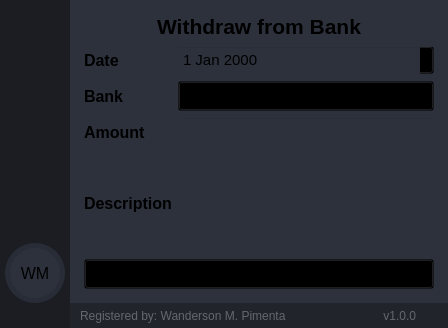
        <widget class="QFrame" name="frame_center">
         <property name="sizePolicy">
          <sizepolicy hsizetype="Expanding" vsizetype="Expanding">
           <horstretch>0</horstretch>
           <verstretch>0</verstretch>
          </sizepolicy>
         </property>
         <property name="styleSheet">
          <string notr="true">background-color: rgb(40, 44, 52);</string>
         </property>
         <property name="frameShape">
          <enum>QFrame::NoFrame</enum>
         </property>
         <property name="frameShadow">
          <enum>QFrame::Raised</enum>
         </property>
         <layout class="QHBoxLayout" name="horizontalLayout_2">
          <property name="spacing">
           <number>0</number>
          </property>
          <property name="leftMargin">
           <number>0</number>
          </property>
          <property name="topMargin">
           <number>0</number>
          </property>
          <property name="rightMargin">
           <number>0</number>
          </property>
          <property name="bottomMargin">
           <number>0</number>
          </property>
          <item>
           <widget class="QFrame" name="frame_left_menu">
            <property name="sizePolicy">
             <sizepolicy hsizetype="Preferred" vsizetype="Preferred">
              <horstretch>0</horstretch>
              <verstretch>0</verstretch>
             </sizepolicy>
            </property>
            <property name="minimumSize">
             <size>
              <width>70</width>
              <height>0</height>
             </size>
            </property>
            <property name="maximumSize">
             <size>
              <width>70</width>
              <height>16777215</height>
             </size>
            </property>
            <property name="layoutDirection">
             <enum>Qt::LeftToRight</enum>
            </property>
            <property name="styleSheet">
             <string notr="true">background-color: rgb(27, 29, 35);</string>
            </property>
            <property name="frameShape">
             <enum>QFrame::NoFrame</enum>
            </property>
            <property name="frameShadow">
             <enum>QFrame::Raised</enum>
            </property>
            <layout class="QVBoxLayout" name="verticalLayout_5">
             <property name="spacing">
              <number>1</number>
             </property>
             <property name="leftMargin">
              <number>0</number>
             </property>
             <property name="topMargin">
              <number>0</number>
             </property>
             <property name="rightMargin">
              <number>0</number>
             </property>
             <property name="bottomMargin">
              <number>0</number>
             </property>
             <item alignment="Qt::AlignTop">
              <widget class="QFrame" name="frame_menus">
               <property name="frameShape">
                <enum>QFrame::NoFrame</enum>
               </property>
               <property name="frameShadow">
                <enum>QFrame::Raised</enum>
               </property>
               <layout class="QVBoxLayout" name="layout_menus">
                <property name="spacing">
                 <number>0</number>
                </property>
                <property name="leftMargin">
                 <number>0</number>
                </property>
                <property name="topMargin">
                 <number>0</number>
                </property>
                <property name="rightMargin">
                 <number>0</number>
                </property>
                <property name="bottomMargin">
                 <number>0</number>
                </property>
               </layout>
              </widget>
             </item>
             <item alignment="Qt::AlignBottom">
              <widget class="QFrame" name="frame_extra_menus">
               <property name="sizePolicy">
                <sizepolicy hsizetype="Preferred" vsizetype="Preferred">
                 <horstretch>0</horstretch>
                 <verstretch>0</verstretch>
                </sizepolicy>
               </property>
               <property name="frameShape">
                <enum>QFrame::NoFrame</enum>
               </property>
               <property name="frameShadow">
                <enum>QFrame::Raised</enum>
               </property>
               <layout class="QVBoxLayout" name="layout_menu_bottom">
                <property name="spacing">
                 <number>10</number>
                </property>
                <property name="leftMargin">
                 <number>0</number>
                </property>
                <property name="topMargin">
                 <number>0</number>
                </property>
                <property name="rightMargin">
                 <number>0</number>
                </property>
                <property name="bottomMargin">
                 <number>25</number>
                </property>
                <item alignment="Qt::AlignHCenter">
                 <widget class="QLabel" name="label_user_icon">
                  <property name="sizePolicy">
                   <sizepolicy hsizetype="Maximum" vsizetype="Maximum">
                    <horstretch>0</horstretch>
                    <verstretch>0</verstretch>
                   </sizepolicy>
                  </property>
                  <property name="minimumSize">
                   <size>
                    <width>60</width>
                    <height>60</height>
                   </size>
                  </property>
                  <property name="maximumSize">
                   <size>
                    <width>60</width>
                    <height>60</height>
                   </size>
                  </property>
                  <property name="font">
                   <font>
                    <family>Segoe UI</family>
                    <pointsize>12</pointsize>
                   </font>
                  </property>
                  <property name="styleSheet">
                   <string notr="true">QLabel {
	border-radius: 30px;
	background-color: rgb(44, 49, 60);
	border: 5px solid rgb(39, 44, 54);
	background-position: center;
	background-repeat: no-repeat;
}</string>
                  </property>
                  <property name="text">
                   <string>WM</string>
                  </property>
                  <property name="alignment">
                   <set>Qt::AlignCenter</set>
                  </property>
                 </widget>
                </item>
               </layout>
              </widget>
             </item>
            </layout>
           </widget>
          </item>
          <item>
           <widget class="QFrame" name="frame_content_right">
            <property name="styleSheet">
             <string notr="true">background-color: rgb(44, 49, 60);</string>
            </property>
            <property name="frameShape">
             <enum>QFrame::NoFrame</enum>
            </property>
            <property name="frameShadow">
             <enum>QFrame::Raised</enum>
            </property>
            <layout class="QVBoxLayout" name="verticalLayout_4">
             <property name="spacing">
              <number>0</number>
             </property>
             <property name="leftMargin">
              <number>0</number>
             </property>
             <property name="topMargin">
              <number>0</number>
             </property>
             <property name="rightMargin">
              <number>0</number>
             </property>
             <property name="bottomMargin">
              <number>0</number>
             </property>
             <item>
              <widget class="QFrame" name="frame_content">
               <property name="frameShape">
                <enum>QFrame::NoFrame</enum>
               </property>
               <property name="frameShadow">
                <enum>QFrame::Raised</enum>
               </property>
               <layout class="QVBoxLayout" name="verticalLayout_9">
                <property name="spacing">
                 <number>0</number>
                </property>
                <property name="leftMargin">
                 <number>5</number>
                </property>
                <property name="topMargin">
                 <number>5</number>
                </property>
                <property name="rightMargin">
                 <number>5</number>
                </property>
                <property name="bottomMargin">
                 <number>5</number>
                </property>
                <item>
                 <widget class="QStackedWidget" name="stackedWidget">
                  <property name="styleSheet">
                   <string notr="true">background: transparent;</string>
                  </property>
                  <property name="currentIndex">
                   <number>0</number>
                  </property>
                  <widget class="QWidget" name="page_home">
                   <layout class="QVBoxLayout" name="verticalLayout_10">
                    <item>
                     <layout class="QVBoxLayout" name="verticalLayout_6">
                      <item>
                       <widget class="QLabel" name="label17">
                        <property name="maximumSize">
                         <size>
                          <width>16777215</width>
                          <height>30</height>
                         </size>
                        </property>
                        <property name="font">
                         <font>
                          <family>Segoe UI</family>
                          <pointsize>16</pointsize>
                          <weight>75</weight>
                          <bold>true</bold>
                         </font>
                        </property>
                        <property name="text">
                         <string>Withdraw from Bank</string>
                        </property>
                        <property name="alignment">
                         <set>Qt::AlignCenter</set>
                        </property>
                       </widget>
                      </item>
                      <item>
                       <layout class="QGridLayout" name="gridLayout">
                        <item row="0" column="0">
                         <widget class="QLabel" name="label_172">
                          <property name="font">
                           <font>
                            <pointsize>12</pointsize>
                            <weight>75</weight>
                            <bold>true</bold>
                           </font>
                          </property>
                          <property name="text">
                           <string>Date</string>
                          </property>
                         </widget>
                        </item>
                        <item row="1" column="1">
                         <widget class="QComboBox" name="comboBox">
                          <property name="minimumSize">
                           <size>
                            <width>0</width>
                            <height>30</height>
                           </size>
                          </property>
                         </widget>
                        </item>
                        <item row="2" column="0">
                         <widget class="QLabel" name="label_2">
                          <property name="font">
                           <font>
                            <pointsize>12</pointsize>
                            <weight>75</weight>
                            <bold>true</bold>
                           </font>
                          </property>
                          <property name="text">
                           <string>Amount</string>
                          </property>
                         </widget>
                        </item>
                        <item row="2" column="1">
                         <widget class="QLineEdit" name="lineEdit">
                          <property name="minimumSize">
                           <size>
                            <width>0</width>
                            <height>30</height>
                           </size>
                          </property>
                         </widget>
                        </item>
                        <item row="1" column="0">
                         <widget class="QLabel" name="label">
                          <property name="font">
                           <font>
                            <pointsize>12</pointsize>
                            <weight>75</weight>
                            <bold>true</bold>
                           </font>
                          </property>
                          <property name="text">
                           <string>Bank</string>
                          </property>
                         </widget>
                        </item>
                        <item row="0" column="1">
                         <widget class="QDateEdit" name="dateEdit">
                          <property name="minimumSize">
                           <size>
                            <width>0</width>
                            <height>30</height>
                           </size>
                          </property>
                          <property name="font">
                           <font>
                            <pointsize>11</pointsize>
                           </font>
                          </property>
                         </widget>
                        </item>
                        <item row="3" column="0">
                         <widget class="QLabel" name="label_3">
                          <property name="font">
                           <font>
                            <pointsize>12</pointsize>
                            <weight>75</weight>
                            <bold>true</bold>
                           </font>
                          </property>
                          <property name="text">
                           <string>Description</string>
                          </property>
                         </widget>
                        </item>
                        <item row="3" column="1">
                         <widget class="QTextEdit" name="textEdit">
                          <property name="maximumSize">
                           <size>
                            <width>16777215</width>
                            <height>100</height>
                           </size>
                          </property>
                          <property name="font">
                           <font>
                            <pointsize>12</pointsize>
                           </font>
                          </property>
                         </widget>
                        </item>
                       </layout>
                      </item>
                     </layout>
                    </item>
                    <item>
                     <widget class="QPushButton" name="pushButton">
                      <property name="minimumSize">
                       <size>
                        <width>0</width>
                        <height>30</height>
                       </size>
                      </property>
                      <property name="font">
                       <font>
                        <pointsize>12</pointsize>
                        <weight>75</weight>
                        <bold>true</bold>
                       </font>
                      </property>
                      <property name="text">
                       <string>WithDraw</string>
                      </property>
                     </widget>
                    </item>
                   </layout>
                  </widget>
                 </widget>
                </item>
               </layout>
              </widget>
             </item>
             <item>
              <widget class="QFrame" name="frame_grip">
               <property name="minimumSize">
                <size>
                 <width>0</width>
                 <height>25</height>
                </size>
               </property>
               <property name="maximumSize">
                <size>
                 <width>16777215</width>
                 <height>25</height>
                </size>
               </property>
               <property name="styleSheet">
                <string notr="true">background-color: rgb(33, 37, 43);</string>
               </property>
               <property name="frameShape">
                <enum>QFrame::NoFrame</enum>
               </property>
               <property name="frameShadow">
                <enum>QFrame::Raised</enum>
               </property>
               <layout class="QHBoxLayout" name="horizontalLayout_6">
                <property name="spacing">
                 <number>0</number>
                </property>
                <property name="leftMargin">
                 <number>0</number>
                </property>
                <property name="topMargin">
                 <number>0</number>
                </property>
                <property name="rightMargin">
                 <number>2</number>
                </property>
                <property name="bottomMargin">
                 <number>0</number>
                </property>
                <item>
                 <widget class="QFrame" name="frame_label_bottom">
                  <property name="frameShape">
                   <enum>QFrame::NoFrame</enum>
                  </property>
                  <property name="frameShadow">
                   <enum>QFrame::Raised</enum>
                  </property>
                  <layout class="QHBoxLayout" name="horizontalLayout_7">
                   <property name="spacing">
                    <number>0</number>
                   </property>
                   <property name="leftMargin">
                    <number>10</number>
                   </property>
                   <property name="topMargin">
                    <number>0</number>
                   </property>
                   <property name="rightMargin">
                    <number>10</number>
                   </property>
                   <property name="bottomMargin">
                    <number>0</number>
                   </property>
                   <item>
                    <widget class="QLabel" name="label_credits">
                     <property name="font">
                      <font>
                       <family>Segoe UI</family>
                      </font>
                     </property>
                     <property name="styleSheet">
                      <string notr="true">color: rgb(98, 103, 111);</string>
                     </property>
                     <property name="text">
                      <string>Registered by: Wanderson M. Pimenta</string>
                     </property>
                    </widget>
                   </item>
                   <item>
                    <widget class="QLabel" name="label_version">
                     <property name="maximumSize">
                      <size>
                       <width>100</width>
                       <height>16777215</height>
                      </size>
                     </property>
                     <property name="font">
                      <font>
                       <family>Segoe UI</family>
                      </font>
                     </property>
                     <property name="styleSheet">
                      <string notr="true">color: rgb(98, 103, 111);</string>
                     </property>
                     <property name="text">
                      <string>v1.0.0</string>
                     </property>
                     <property name="alignment">
                      <set>Qt::AlignRight|Qt::AlignTrailing|Qt::AlignVCenter</set>
                     </property>
                    </widget>
                   </item>
                  </layout>
                 </widget>
                </item>
                <item>
                 <widget class="QFrame" name="frame_size_grip">
                  <property name="maximumSize">
                   <size>
                    <width>20</width>
                    <height>20</height>
                   </size>
                  </property>
                  <property name="styleSheet">
                   <string notr="true">QSizeGrip {
	background-image: url(:/16x16/icons/16x16/cil-size-grip.png);
	background-position: center;
	background-repeat: no-reperat;
}</string>
                  </property>
                  <property name="frameShape">
                   <enum>QFrame::NoFrame</enum>
                  </property>
                  <property name="frameShadow">
                   <enum>QFrame::Raised</enum>
                  </property>
                 </widget>
                </item>
               </layout>
              </widget>
             </item>
            </layout>
           </widget>
          </item>
         </layout>
        </widget>
